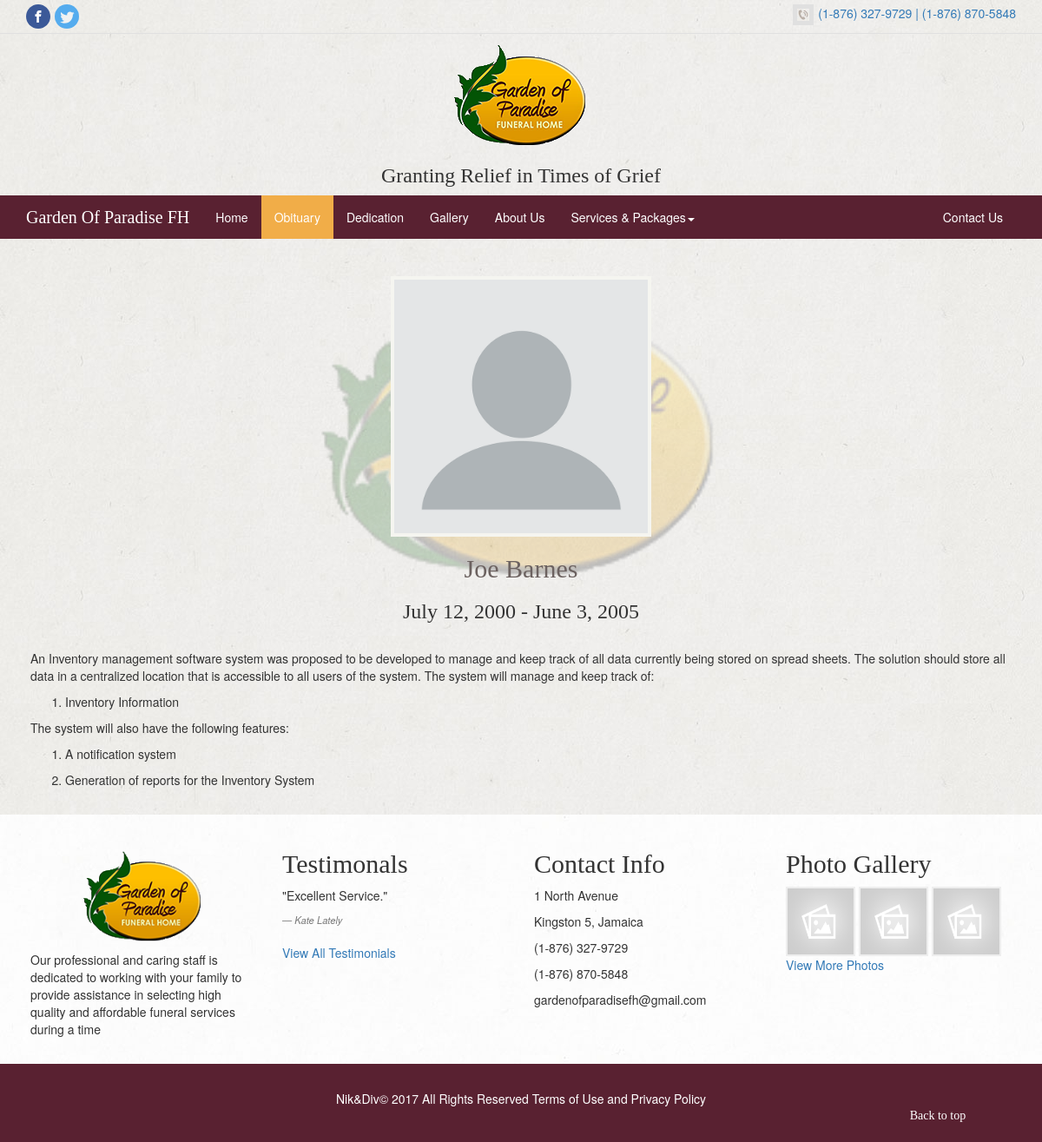
The app's page /views/obituary-view.php?id=2 with its own data.
### tables this page shows
CREATE TABLE `obituaries` (
  `id` int(11) NOT NULL,
  `photo` varchar(255) DEFAULT NULL,
  `name` varchar(50) NOT NULL,
  `details` text NOT NULL,
  `date` varchar(50) DEFAULT NULL
);

CREATE TABLE `testimonies` (
  `id` int(11) NOT NULL,
  `name` varchar(40) NOT NULL,
  `comment` varchar(255) NOT NULL
);

CREATE TABLE `albums` (
  `id` int(11) NOT NULL,
  `name` varchar(40) NOT NULL,
  `description` text
);

### public/config/Config.php (called while the page is built, shortened)
<?php
$_CONFIG = [
        "DATABASECONFIG" => [
            "SERVER" =>"127.0.0.1",
            "USERNAME" => "root",
            "PASSWORD" => "",
            "DATABASE" => "gardenfh_db"
        ],
        "UPLOADS"=> "..\\uploads\\",
];

### public/common/DatabaseService.php (called while the page is built, shortened)
<?php
include_once("../config/Config.php");
 class Database{
    private static $instance = null;
    public static function getInstance(){
        global $_CONFIG;
        if(!isset(self::$instance)){
             self::$instance = new Mysqli(  $_CONFIG["DATABASECONFIG"]["SERVER"],
                                            $_CONFIG["DATABASECONFIG"]["USERNAME"],
                                            $_CONFIG["DATABASECONFIG"]["PASSWORD"] ,
                                            $_CONFIG["DATABASECONFIG"]["DATABASE"]
                                         );
        }
        return self::$instance;
    }
}

### public/services/ObituaryService.php (called while the page is built, shortened)
<?php
require_once '../common/Databaseservice.php';
require_once '../classes/Obituary.php';
class ObituaryService
{
    public static function findOne($id){
        $result = null;
        if( $statement = @Database::getInstance()->prepare("SELECT * FROM obituaries WHERE id = ?")){
            @$statement->bind_param("i", $id);
            $statement->execute();
            if($rows = $statement->get_result()){
                while($obj = $rows->fetch_assoc()){
                    $result = new Obituary();
                    $result->setId($obj["id"]);
                    $result->setName($obj["name"]);
                    $result->setDetails($obj["details"]);
                    $result->setDate($obj["date"]);
                }
	        }
	    }
        return $result;
	}
}
?>

### public/classes/Obituary.php (called while the page is built, shortened)
<?php
class Obituary{
    private $_path;
    private $_name;
    private $_date;
    private $_details;
    public function getName(){
        return $this->_name;
    }
    public function setName($name){
        $this->_name = $name;
    }
    public function getPath(){
        return $this->_path;
    }
    public function getDetails(){
        return $this->_details;
    }
    public function setDetails($details){
        $this->_details = $details;
    }
    public function getDate(){
        return $this->_date;
    }
    public function setDate($date){
        $this->_date = $date;
    }
}

### public/services/TestimonyService.php (called while the page is built, shortened)
<?php
require_once '../common/Databaseservice.php';
require_once '../classes/Testimony.php';
class TestimonyService
{
    public function getCount(){
        $db = Database::getInstance();
        $result = $db->query('select count(*) as count from testimonies');
        $this->_count = $result->fetch_assoc()['count'];
        return $this->_count;
    }
	 public function get($page_num = 1, $limit = 10, $name = ''){
        $db = Database::getInstance();
        $this->_LIMIT = $limit;
        $this->getCount();
		$start = $this->_LIMIT * ($page_num-1);
	    $list = [];
	    $limitQuery = "{$start},{$this->_LIMIT}";
        $name = $db->escape_string($name);
	    $nameQuery = " name like '%{$name}%' ";
		if($result = $db->query("select * from testimonies where {$nameQuery} order by id desc limit {$limitQuery}"))
		{
		    $i =0;
		    while($obj = $result->fetch_assoc()){
               $testimony = new Testimony();
               $testimony->setId($obj["id"]);
               $testimony->setName($obj["name"]);
               $testimony->setComment($obj["comment"]);
               $list[$i] = $testimony;
               $i++;
		    }
	    }
		 return $list;
    }
}
?>

### public/classes/Testimony.php (called while the page is built, shortened)
<?php
class Testimony{
    private $_name = "";
    private $_comment="";
    public function getName(){
        return $this->_name;
    }
    public function setName($name){
        $this->_name = $name;
    }
    public function getComment(){
        return $this->_comment;
    }
    public function setComment($comment){
        $this->_comment = $comment;
    }
}

### public/services/AlbumService.php (called while the page is built, shortened)
<?php
require_once '../common/Databaseservice.php';
require_once '../classes/Album.php';
class AlbumService
{
    public function getCount(){
        $db = Database::getInstance();
        $result = $db->query('select count(*) as count from albums');
        $this->_count = $result->fetch_assoc()['count'];
        return $this->_count;
    }
    public function getAlbumbyLimit($page_num = 1, $limit = 10, $name = ''){
        $db = Database::getInstance();
        $this->_LIMIT = $limit;
        $this->getCount();
		$start = $this->_LIMIT * ($page_num-1);
	    $list = [];
	    $limitQuery = "{$start},{$this->_LIMIT}";
        $name = $db->escape_string($name);
	    $nameQuery = " name like '%{$name}%' ";
		if($result = $db->query("select * from albums where {$nameQuery} order by id desc limit {$limitQuery}"))
		{
		    $i =0;
		    while($obj = $result->fetch_assoc()){
               $album = new Album();
               $album->setId($obj["id"]);
               $album->setName($obj["name"]);
               $album->setDescription($obj["description"]);
               $images = [];
               $id = $obj["id"];
               if($result2 = $db->query("select * from images where fk_album_id = {$id}"))
		       {
                  $album->setImages($images);
               }
               $list[$i] = $album;
               $i++;
		    }
	    }
		 return $list;
    }
}
?>

### public/classes/Album.php (called while the page is built, shortened)
<?php
class Album{
    private $_id = 0;
    private $_images = [];
    public function getId(){
        return $this->_id;
    }
    public function setId($id){
        $this->_id=$id;
    }
    public function getImages(){
        return $this->_images;
    }
    public function setImages($images = []){
        $this->_images = $images;
    }
}
?>

### public/views/obituary-view.php (the view, shortened to what this page needs)
<?php
 require('../services/ObituaryService.php');
 $id = $_GET['id'];
 $person = ObituaryService::findOne($id);
?>
<?php require_once('header.php'); ?>
<div class="container-fiuld">
<div class="dedication-container container">
   <div class="row">
    <div class="col-md-12">
        <div class="text">
            <center>
           <div class="woman">
             <img src="<?=($person->getPath() == null)?'../assets/img/blank.png':$person->getPath()?>">
           </div>
        </center>
            <center>
            <h1><?= $person->getName() ?></h1>
            <h3><?= $person->getDate() ?></h3>
            </center>
        </div>
    </div>
    <div class="col-md-12" style="padding: 20px">
        <div class="text">
         <?= $person->getDetails() ?>
      </div>
    </div>
  </div>
</div>
</div>
<?php require_once('footer.php'); ?>

### public/views/footer.php (shortened to what this page needs)
<?php
 require_once('../services/AlbumService.php');
 require_once('../services/TestimonyService.php');
    $testimonyService = new TestimonyService();
    $testimonyList = $testimonyService->get(1, 1);
    $albumService = new AlbumService();
    $albumList = $albumService->getAlbumbyLimit(1, 6);
?>
      <div class="contianer-fiuld footer">
        <div class="container">
            <div class="row">
            <div class="col-md-3">
                <center><h1><img src="../assets/img/logo.png" width="150px" height="150px" class="img-responsive" alt="Garden of Paradise Logo"></h1></center>
                <p>
                Our professional and caring staff is dedicated to working with your
                family to provide assistance in selecting high quality and affordable
                funeral services during a time
                </p>
            </div>
            <div class="col-md-3">
                <h2>Testimonals</h2>
                 <?php if(count($testimonyList) > 0): ?>
                <blockquote>
                    <p>"<?=$testimonyList[0]->getComment();?>"</p>
                   <footer><cite title="Source Title"><?=$testimonyList[0]->getName();?></cite></footer>
                </blockquote>
                <a href="testimonals.php">View All Testimonials</a>
               <?php else: ?>
                    <br />
                    <br />
                    <center><h5>No Testimonals Available </h5></center>
                <?php endif; ?>
            </div>
            <div class="col-md-3">
                <h2>Contact Info</h2>
                <p>1 North Avenue</p>
                <p> Kingston 5, Jamaica</p>
                <p>(1-876) 327-9729</p>
                <p>(1-876) 870-5848</p>
                <p>gardenofparadisefh@gmail.com</p>
            </div>
            <div class="col-md-3">
                <h2>Photo Gallery</h2>
                <?php if(count($albumList) > 0): ?>
                <div class="row">
                   <div class="col-md-12">
                     <?php $i = 0; foreach($albumList as $album) :?>
                       <a href="<?='gallery.php?id='.$album->getId()?>" style="text-decoration: none;">
                         <img src="<?= ($album->getImages() != null)?'..\\uploads\\'.$album->getImages()[0]->getPath():'../assets/img/placeholder.png' ?>" class="photo">
                       </a>
                     <?php endforeach; ?>
                    </div>
                </div>
                <a href="album.php">View More Photos</a>
                <?php else: ?>
                    <center><h5>No Photos </h6></center>
                <?php endif; ?>
            </div>
            </div>
        </div>
        <div class="sub-footer">
            <div class="container ">
                <p>Nik&Div© 2017 All Rights Reserved Terms of Use and Privacy Policy</p>
            </div>
            </div>
        </div>
    </body>
</html>

### public/assets/css/style.css (style rules this page uses)
body { padding:0; margin:0; background-image: url('../img/top_bg.jpg') }
h1, h2, h3, h4 { font-family : "cinzel" !important; }
.footer { z-index: 2; background-image: url('../img/white_bg.jpg'); background-color: #fff; }
.footer .container { padding: 20px; }
.sub-footer { padding: 10px; background-color: #592131; color: white; text-align: center; }
.footer blockquote { border: 0 !important; padding: 0 !important; font-size: 14px !important; }
.photo { border: 2px solid #eee; width: 80px; height: 80px; }
.woman img { margin-top: 23px; height: auto; width: 300px; border: 4px solid #f5f5f0; }
.text h1 { font-family: "Copperplate Gothic Light"; color: #6c6260; font-size: 30px; }

### records on screen
obituaries: name "Joe Barnes", date "July 12, 2000 - June 3, 2005", details "An Inventory management software system was proposed to be developed to manage and keep track of all data currently being stored on spread sheets. The solution should store all data in a centralized location that is accessible to all users of the system. The system will manage and keep track of: Inventory Information The system will also have the following features: A notification system Generation of reports for the Inventory System"
testimonies: comment "Excellent Service.", name "Kate Lately"
